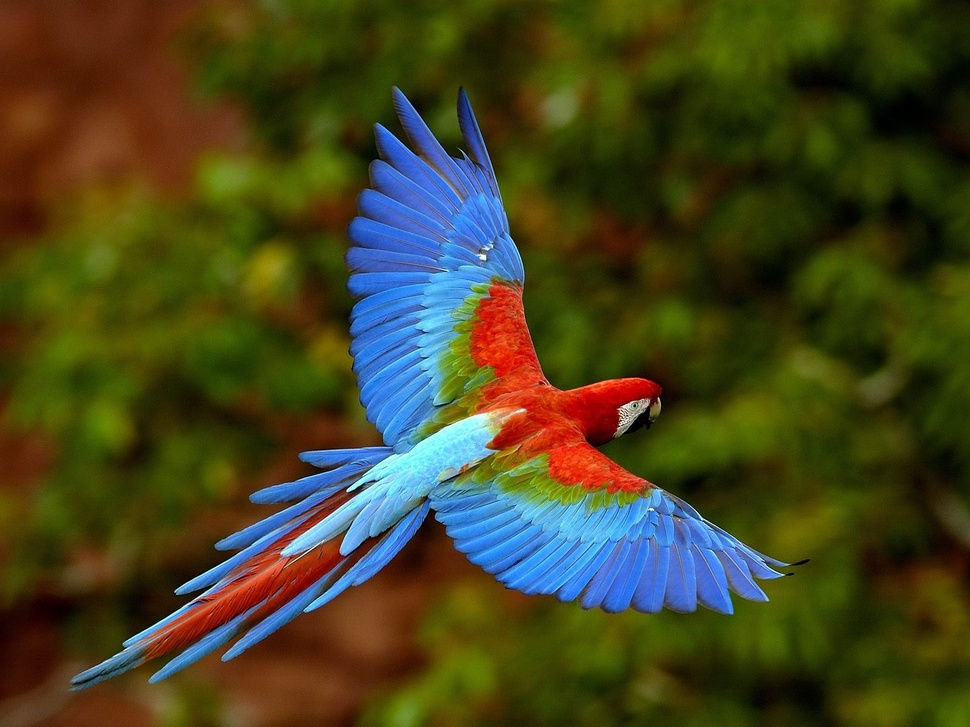
#> input picture 1 Face Recognition Web App with Machine Learning in Flask/Module-1/data/test.jpg, 970 x 727 px, shrunk from 1600 x 1200 before the run
$ jupyter execute 'Module-01-Values or Pixles.ipynb'   (shell and % lines are left out)
#> lines starting #> are read from the running program, lines starting #| are printed output that depends on the picture
# Values or Pixles

[cell 1]
import numpy as np # numerical python
import cv2 # computer vision
import matplotlib.pyplot as plt

[cell 2]
# 10 x 10 array
arr = np.arange(0,100,1)
print(arr)

[cell 3]
len(arr)

[cell 4]
arr.shape

[cell 5]
# reshape
arr1 = arr.reshape((10,10))
arr1

[cell 6]
# m*n = len(arr)
arr1.shape

[cell 7]
plt.imshow(arr1,cmap='gray')
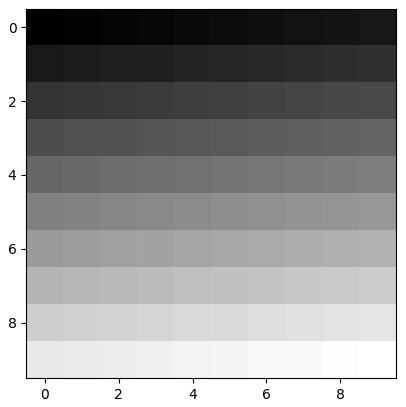
#> figure drawn by matplotlib, 1 panel

[cell 8]
# display random number (10x10)
arr2 = np.random.randint(0,150,(10,10))# range 0-150 and size (10,10)
arr2

[cell 9]
plt.imshow(arr2,cmap='gray') # display random number (10x10) in image
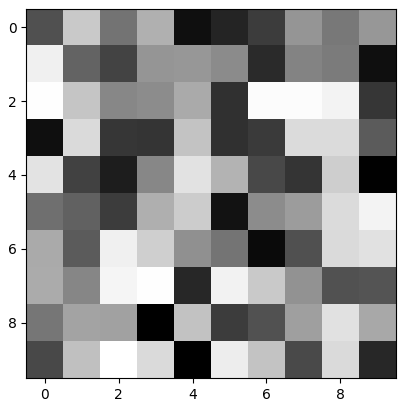
#> figure drawn by matplotlib, 1 panel

[cell 10]
# read the parrot
img = cv2.imread('data/test.jpg') # bgr
#> img is the input picture: shape (727, 970, 3); mean B, G, R 32.3, 67.8, 69.3
img.shape
#> Out = (727, 970, 3)

[cell 11]
# convert into grayscale
gray = cv2.cvtColor(img,cv2.COLOR_BGR2GRAY)
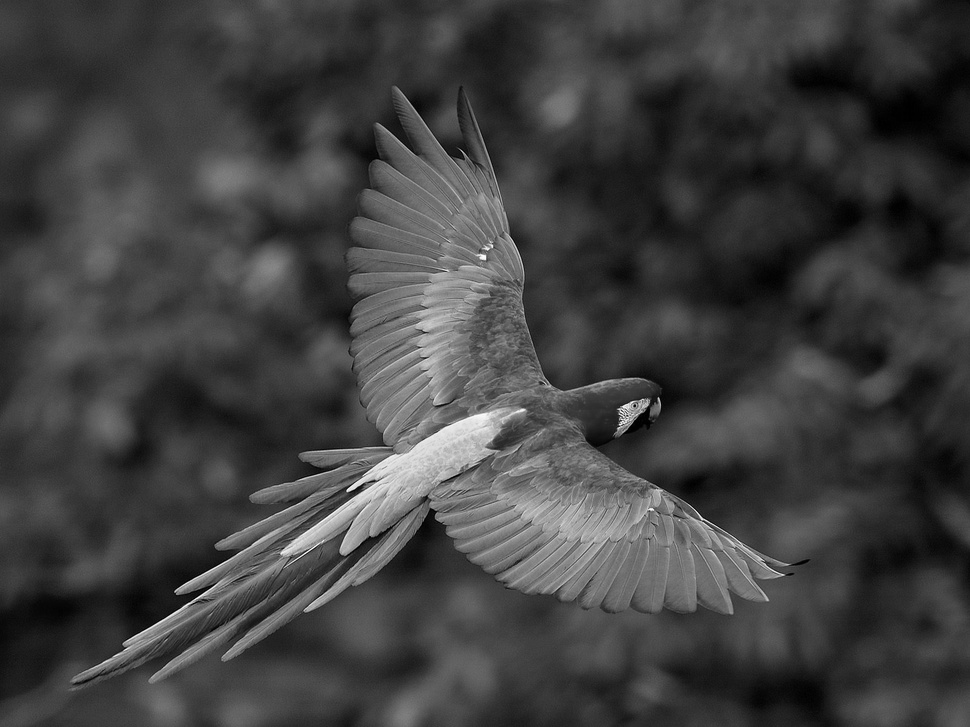
#> gray: shape (727, 970); min 0, max 254, mean 64.2

[cell 12]
gray.shape
#> Out = (727, 970)

[cell 13]
plt.imshow(gray,cmap='gray')

[cell 14]
slice = gray[0:10,0:10]

[cell 15]
plt.imshow(slice,cmap='gray')
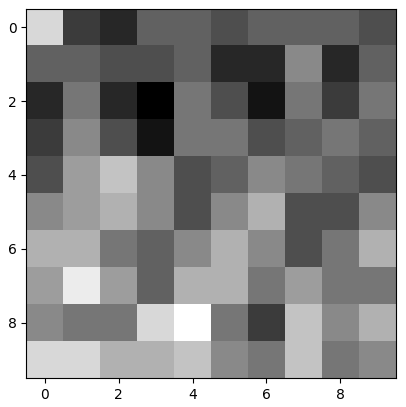
#> figure drawn by matplotlib, 1 panel

$ run again, with 1 Face Recognition Web App with Machine Learning in Flask/Module-1/data/male_01.png saved as 1 Face Recognition Web App with Machine Learning in Flask/Module-1/data/test.jpg
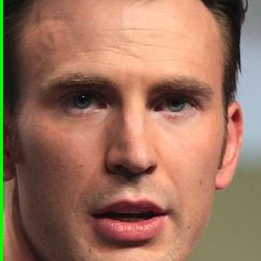
#> input picture 1 Face Recognition Web App with Machine Learning in Flask/Module-1/data/male_01.png, 261 x 261 px
#> img is the input picture: shape (261, 261, 3); mean B, G, R 93, 113.9, 155.2
#> `gray = cv2.cvtColor(img,cv2.COLOR_BGR2GRAY)`:
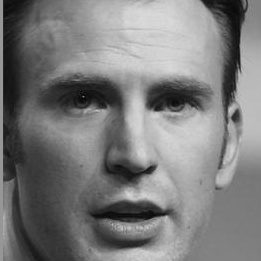
#> gray: shape (261, 261); min 1, max 217, mean 123.9
#> `[cell 15] plt.imshow(slice,cmap='gray')`:
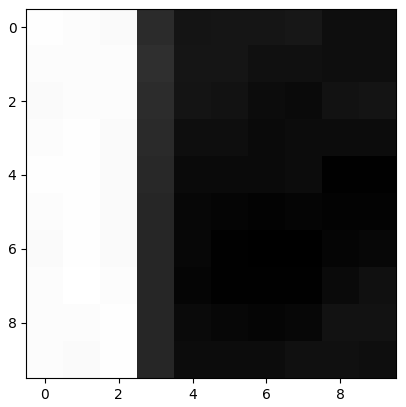
#> figure drawn by matplotlib, 1 panel
